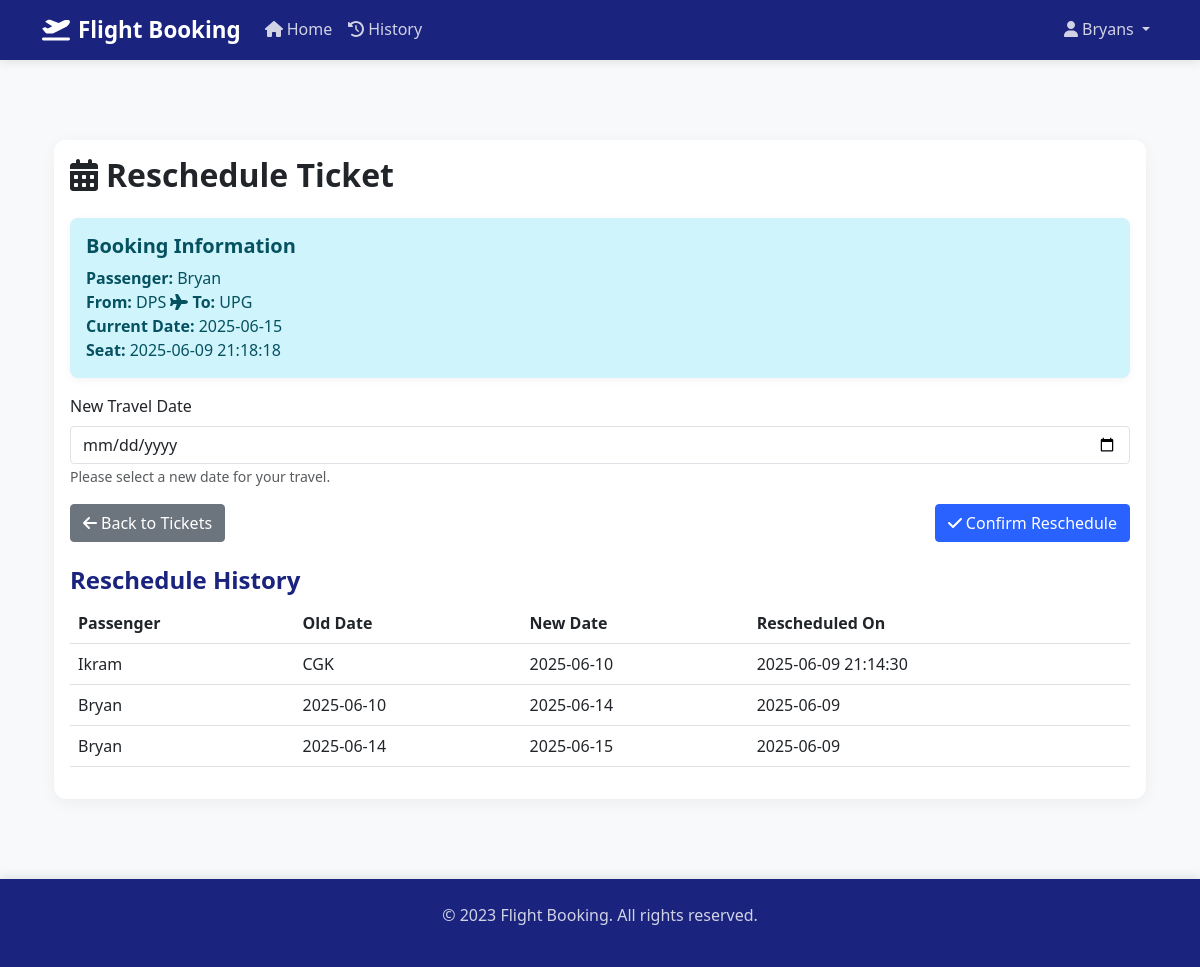
The page /reschedule?booking_id=4 (signed in) on the database its author committed.
### tables this page shows
CREATE TABLE bookings (
        id INTEGER PRIMARY KEY AUTOINCREMENT,
        user_id INTEGER NOT NULL,
        passenger_name TEXT NOT NULL,
        departure_airport TEXT NOT NULL,
        destination_airport TEXT NOT NULL,
        booking_date TEXT NOT NULL,
        created_at TIMESTAMP DEFAULT CURRENT_TIMESTAMP, seat_number TEXT,
        FOREIGN KEY (user_id) REFERENCES users(id)
    );

CREATE TABLE reschedule (
        id INTEGER PRIMARY KEY AUTOINCREMENT,
        booking_id INTEGER NOT NULL,
        old_date TEXT NOT NULL,
        new_date TEXT NOT NULL,
        reschedule_date TIMESTAMP DEFAULT CURRENT_TIMESTAMP,
        FOREIGN KEY (booking_id) REFERENCES bookings(id)
    );

### app.py (the view, shortened to what this page needs)
@app.route('/reschedule', methods=['GET', 'POST'])
def reschedule():
    if 'user_id' not in session:
        flash('Please login first', 'warning')
        return redirect(url_for('login'))
    booking_id = request.args.get('booking_id')
    if not booking_id:
        flash('No booking selected', 'error')
        return redirect(url_for('tickets'))
    try:
        booking_data = get_booking_by_id(booking_id)
        if not booking_data:
            flash('Booking not found', 'error')
            return redirect(url_for('tickets'))
        reschedule_history = get_reschedule_history(session['user_id'])
        return render_template('reschedule.html',
                             booking_data=booking_data,
                             reschedule_history=reschedule_history,
                             today=datetime.now().strftime('%Y-%m-%d'))
    except Exception as e:
        print(f"Error in reschedule route: {str(e)}")
        flash(f'An error occurred: {str(e)}', 'error')
        return redirect(url_for('tickets'))

### app.py (called while the page is built)
@app.context_processor
def inject_now():
    return {'now': datetime.now()}

def get_booking_by_id(booking_id):
    conn = get_db_connection()
    cursor = conn.cursor()
    cursor.execute('SELECT * FROM bookings WHERE id = ?', (booking_id,))
    booking = cursor.fetchone()
    conn.close()
    if booking:
        return {
            'id': booking[0],
            'user_id': booking[1],
            'passenger_name': booking[2],
            'departure_airport': booking[3],
            'destination_airport': booking[4],
            'booking_date': booking[5],
            'seat_number': booking[6],
            'created_at': booking[7]
        }
    return None

### database.py (called while the page is built)
def get_db_connection():
    conn = sqlite3.connect("data.db")
    conn.row_factory = sqlite3.Row
    return conn

### templates/reschedule.html (shortened to what this page needs)
{% extends "base.html" %}
{% block content %}
<div class="container py-5">
    <div class="row">
        <div class="col-12">
            <div class="card">
                <div class="card-body">
                    <h2 class="card-title mb-4">
                        <i class="fas fa-calendar-alt me-2"></i>Reschedule Ticket
                    </h2>
                    {% if booking_data %}
                    <div class="alert alert-info">
                        <h5 class="alert-heading">Booking Information</h5>
                        <p class="mb-0">
                            <strong>Passenger:</strong> {{ booking_data.passenger_name }}<br>
                            <strong>From:</strong> {{ booking_data.departure_airport }} <i class="fas fa-plane"></i> <strong>To:</strong> {{ booking_data.destination_airport }}<br>
                            <strong>Current Date:</strong> {{ booking_data.booking_date }}<br>
                            <strong>Seat:</strong> {{ booking_data.seat_number if booking_data.seat_number else 'Not Selected' }}
                        </p>
                    </div>
                    {% endif %}
                    <form method="POST" action="{{ url_for('reschedule', booking_id=booking_data.id if booking_data else '') }}" class="needs-validation" novalidate>
                        <div class="mb-3">
                            <label for="new_date" class="form-label">New Travel Date</label>
                            <input type="date" class="form-control" id="new_date" name="new_date"
                                   min="{{ today }}" required>
                            <small class="text-muted">Please select a new date for your travel.</small>
                        </div>
                        <div class="d-flex justify-content-between">
                            <a href="{{ url_for('tickets') }}" class="btn btn-secondary">
                                <i class="fas fa-arrow-left me-1"></i>Back to Tickets
                            </a>
                            <button type="submit" class="btn btn-primary">
                                <i class="fas fa-check me-1"></i>Confirm Reschedule
                            </button>
                        </div>
                    </form>
                    {% if reschedule_history %}
                    <div class="mt-4">
                        <h4>Reschedule History</h4>
                        <div class="table-responsive">
                            <table class="table table-hover">
                                <thead>
                                    <tr>
                                        <th>Passenger</th>
                                        <th>Old Date</th>
                                        <th>New Date</th>
                                        <th>Rescheduled On</th>
                                    </tr>
                                </thead>
                                <tbody>
                                    {% for reschedule in reschedule_history %}
                                    <tr>
                                        <td>{{ reschedule.passenger_name }}</td>
                                        <td>{{ reschedule.old_date }}</td>
                                        <td>{{ reschedule.new_date }}</td>
                                        <td>{{ reschedule.reschedule_date }}</td>
                                    </tr>
                                    {% endfor %}
                                </tbody>
                            </table>
                        </div>
                    </div>
                    {% endif %}
                </div>
            </div>
        </div>
    </div>
</div>
{% endblock %}

### templates/base.html (style rules this page uses)
:root { --primary-color: #1a237e; --secondary-color: #0d47a1; --accent-color: #2962ff; --text-color: #333; --text-light: #555; --bg-light: #f8f9fa; --border-color: #dee2e6; --shadow-light: rgba(0, 0, 0, 0.05); --shadow-medium: rgba(0, 0, 0, 0.1); }
body { font-family: 'Segoe UI', Roboto, "Helvetica Neue", Arial, sans-serif; background-color: var(--bg-light); min-height: 100vh; display: flex; flex-direction: column; color: var(--text-color); }
.card { border: none; box-shadow: 0 4px 15px var(--shadow-light); transition: transform 0.3s ease, box-shadow 0.3s ease; border-radius: 0.75rem; overflow: hidden; }
.form-control, .btn { border-radius: 0.25rem; }
.btn-primary { background-color: var(--accent-color); border-color: var(--accent-color); transition: background-color 0.3s ease, border-color 0.3s ease; }
.alert { border: none; border-radius: 0.5rem; box-shadow: 0 2px 8px var(--shadow-light); }
h1, h2, h3, h4, h5, h6 { color: var(--primary-color); font-weight: 600; }

### rows shown on the page
bookings: passenger_name "Bryan", departure_airport "DPS", destination_airport "UPG", booking_date "2025-06-15", created_at "2025-06-09 21:18:18"
reschedule: passenger_name "Ikram", old_date "CGK", new_date "2025-06-10", reschedule_date "2025-06-09 21:14:30"
reschedule: passenger_name "Bryan", old_date "2025-06-10", new_date "2025-06-14", reschedule_date "2025-06-09"
reschedule: passenger_name "Bryan", old_date "2025-06-14", new_date "2025-06-15", reschedule_date "2025-06-09"

### other values the page prints
{{ session.get('username') }} "Bryans"
